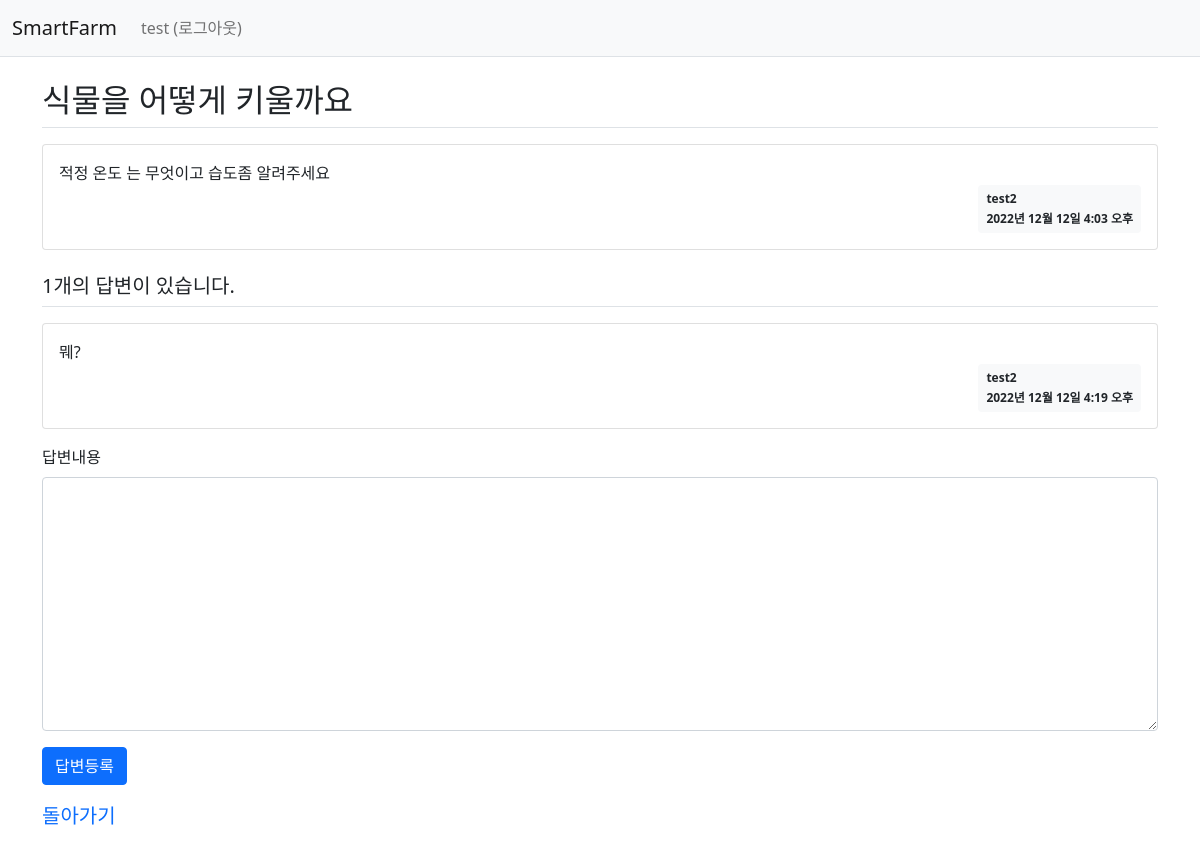
/farm/detail/11/ (signed in), run on the app's committed database.
### common/models.py (models this page shows)
class CustomUser(AbstractUser):
    address = models.TextField()

### farm/models.py (models this page shows, shortened)
class Question(models.Model):
    author = models.ForeignKey(CustomUser, on_delete=models.CASCADE)
    subject = models.CharField(max_length=200)
    content = models.TextField()
    create_date = models.DateTimeField()

class Answer(models.Model):
    author = models.ForeignKey(CustomUser, on_delete=models.CASCADE)
    question = models.ForeignKey(Question, on_delete=models.CASCADE)
    content = models.TextField()
    create_date = models.DateTimeField()

### farm/views.py (the view)
# urls.py: path('farm/detail/<int:question_id>/', views.detail, name='detail'),
def detail(request,question_id):
    question = get_object_or_404(Question, pk=question_id)
    context = {'question': question}
    return render(request, 'farm/question_detail.html', context)

### templates/farm/question_detail.html (shortened to what this page needs)
{% extends 'base.html' %}
{% block content %}
{% if user.is_authenticated %}
<div class="container my-3">
    <h2 class="border-bottom py-2">{{ question.subject }}</h2>
    <div class="card my-3">
        <div class="card-body">
            <div class="card-text" style="white-space: pre-line;">{{ question.content }}</div>
            <div class="d-flex justify-content-end">
                <div class="badge bg-light text-dark p-2 text-start">
                    <div class="mb-2">{{ question.author.username }}</div>
                    <div>{{ question.create_date }}</div>
                </div>
            </div>
        </div>
    </div>
    <h5 class="border-bottom my-3 py-2">{{question.answer_set.count}}개의 답변이 있습니다.</h5>
    {% for answer in question.answer_set.all %}
    <div class="card my-3">
        <div class="card-body">
            <div class="card-text" style="white-space: pre-line;">{{ answer.content }}</div>
            <div class="d-flex justify-content-end">
                <div class="badge bg-light text-dark p-2 text-start">
                    <div class="mb-2">{{ answer.author.username }}</div>
                    <div>{{ answer.create_date }}</div>
                </div>
            </div>
        </div>
    </div>
    {% endfor %}
    <form action="{% url 'farm:answer_create' question.id %}" method="post" class="my-3">
        <div class="mb-3">
            <label for="content" class="form-label">답변내용</label>
            <textarea {% if not user.is_authenticated %}disabled{% endif %}
              name="content" id="content" class="form-control" rows="10"></textarea>
        </div>
        <input type="submit" value="답변등록" class="btn btn-primary">
    </form>
    <a class="navbar-brand" href="{% url 'farm:index' user.id%}">돌아가기</a>
</div>
{% else %}
<head>
    <meta http-equiv="refresh" content="0; {% url 'common:login' %}">
</head>
{% endif %}
{% endblock %}

### templates/navbar.html (shortened to what this page needs)
<nav class="navbar navbar-expand-lg navbar-light bg-light border-bottom">
    <div class="container-fluid">
        {% if user.is_authenticated %}
        <a class="navbar-brand" href="{% url 'farm:index' user.id%}">SmartFarm</a>
        {% else %}
        <a class="navbar-brand" href="{% url 'common:login' %}">SmartFarm</a>
        {%endif%}
        <div class="collapse navbar-collapse" id="navbarSupportedContent">
            <ul class="navbar-nav me-auto mb-2 mb-lg-0">
                <li class="nav-item">
                    {% if user.is_authenticated %}
                    <a class="nav-link" href="{% url 'common:logout' %}">{{ user.username }} (로그아웃)</a>
                    {% else %}
                    <a class="nav-link" href="{% url 'common:login' %}">로그인</a>
                    {% endif %}
                </li>
            </ul>
        </div>
    </div>
</nav>

### data on the page
CustomUser: username "test"
Question: subject "식물을 어떻게 키울까요", content "적정 온도 는 무엇이고 습도좀 알려주세요", author.username "test2", create_date "2022년 12월 12일 4:03 오후", answer_set.count "1"
Answer: content "뭬?", author.username "test2", create_date "2022년 12월 12일 4:19 오후"
